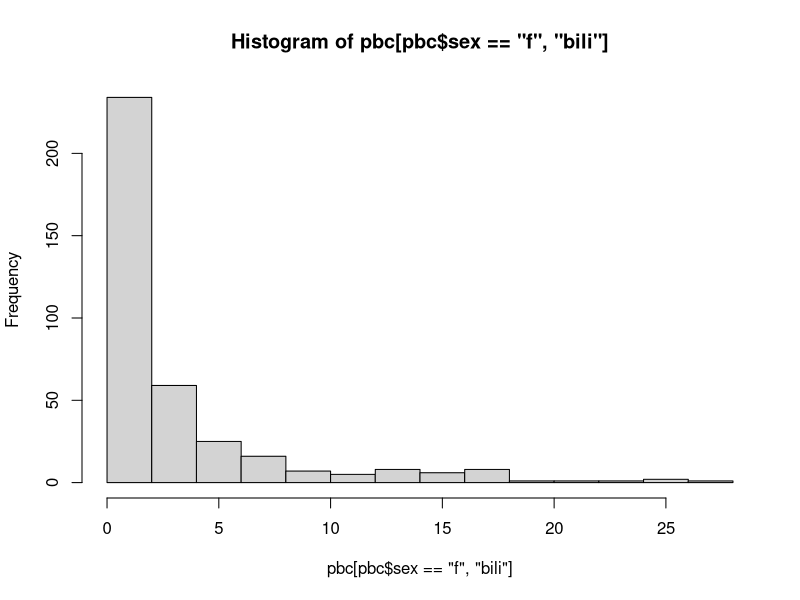
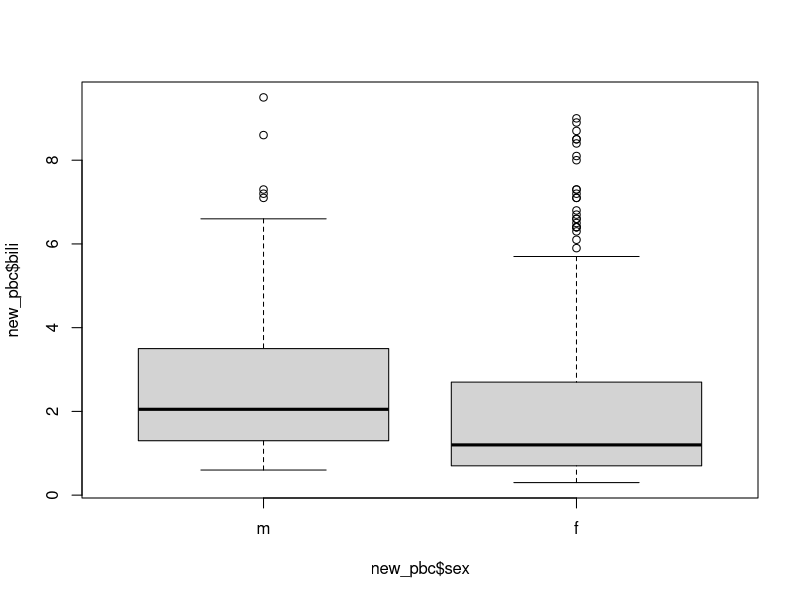

Reproduce these figures in R, in order.
#' ---
#' title: "Demo: Indexing/Subsetting"
#' subtitle: "NIHES BST02"
#' author: "Eleni-Rosalina Andrinopoulou, Department of Biostatistics, Erasmus Medical Center"
#' date: "`r Sys.setenv(LANG = 'en_US.UTF-8'); format(Sys.Date(), '%d %B %Y')`"
#' output: html_document
#' ---
#' 

#' Load packages \
#' If you are using the package for the first time, you will have to first install it
# install.packages("survival") 
library(survival)

#' Select the 3rd element for vector age
pbc$age[3]

#' Select the 3rd column of the pbc data set
pbc[, 3]
pbc[, 3]

pbc[[3]]
pbc$status

#' Select the sex of the 10th patient
pbc$sex[10]

#' Select the baseline details of the 5th patient
pbc[pbc$id == 5, ]

#' Select the serum cholesterol for all males
pbc[pbc$sex == "m", "bili"]
pbc$bili[pbc$sex == "m"]

#' Select the age for male patients or patients that have serum bilirubin more than 3
pbc[pbc$sex == "m" | pbc$bili > 5, "age"]
pbc$age[pbc$sex == "m" | pbc$bili > 5]

#' Select the first measurement per patient
pbcseq[tapply(row.names(pbcseq), pbcseq$id, head, 1), ]

#' Select the last measurement per patient
pbcseq[tapply(row.names(pbcseq), pbcseq$id, tail, 1), ]

#' From the vector pbc\$age, select patients that are younger than 30
pbc$age[pbc$age < 30]

#' From the vector pbc\$age, select only female patients
pbc$age[pbc$sex == "f"]

#' From the vector pbc\$age, select the 3rd element
pbc$age[3]

#' Select all male patients that died
pbc[pbc$sex == "m" & pbc$status == 2, ]      

#' Select male patients or patients that died
pbc[pbc$sex == "m" | pbc$status == 2, ]   

#' Select the serum bilirubin measurements only for female patients \
#' Calculate the mean and standard deviation \
#' Plot a histogram
pbc[pbc$sex == "f", "bili"]   

mean(pbc[pbc$sex == "f", "bili"])
sd(pbc[pbc$sex == "f", "bili"])

hist(pbc[pbc$sex == "f", "bili"])

#' Select all rows where the serum bilirubin measurements are smaller that 10
pbc[pbc$bili < 10, ]

#' Make a boxplot of serum bilirubin per sex using the previous selection
new_pbc <- pbc[pbc$bili < 10, ]
boxplot(new_pbc$bili ~ new_pbc$sex)

#' Create a list with 3 elements: \
#' 1st element: all pbc\$id \
#' 2nd element: pbc\$bili for males \
#' 3rd element: pbc\$age > 30
myList <- list(pbc$id, pbc$bili[pbc$sex == "m"], pbc$age[pbc$age > 30])

#' Select the second element (the output should be a list)
myList[2]

#' Select the third element (the output should be a vector)
myList[[3]]

#' Select the third element (the output should be a vector) \
#' Then select the elements that are smaller than 20
newData <- myList[[3]]
newData[newData < 20]

#' Create a list with 3 elements and add names: \
#' 1st element - all_id: all pbc\$id \
#' 2nd element - bili_male: pbc\$bili for males \
#' 3rd element - young: pbc\$age < 30
myList <- list(all_id = pbc$id, bili_male = pbc$bili[pbc$sex == "m"], young = pbc$age[pbc$age < 30])

#' Select all_id by name indexing
myList$all_id

